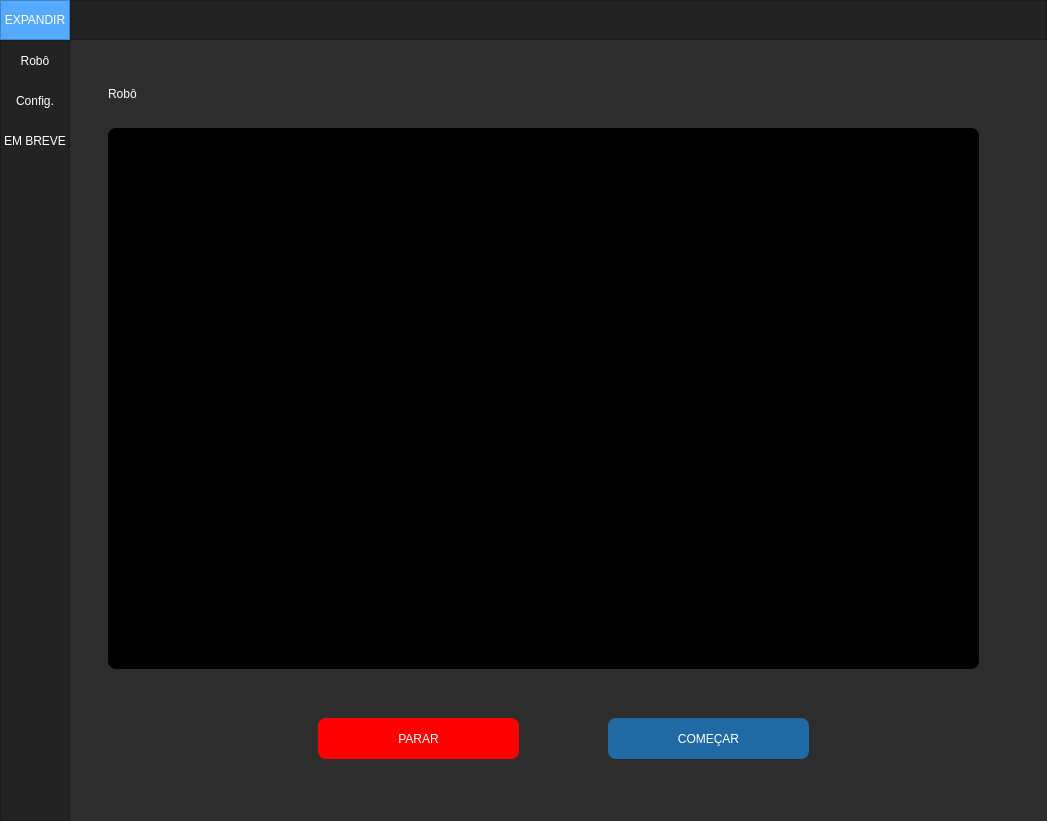
<?xml version="1.0" encoding="UTF-8"?>
<ui version="4.0">
 <class>MainWindow</class>
 <widget class="QMainWindow" name="MainWindow">
  <property name="geometry">
   <rect>
    <x>0</x>
    <y>0</y>
    <width>1047</width>
    <height>821</height>
   </rect>
  </property>
  <property name="minimumSize">
   <size>
    <width>1000</width>
    <height>500</height>
   </size>
  </property>
  <property name="windowTitle">
   <string>MainWindow</string>
  </property>
  <property name="styleSheet">
   <string notr="true">background-color: rgb(45, 45, 45);</string>
  </property>
  <widget class="QWidget" name="centralwidget">
   <layout class="QVBoxLayout" name="verticalLayout">
    <property name="spacing">
     <number>0</number>
    </property>
    <property name="leftMargin">
     <number>0</number>
    </property>
    <property name="topMargin">
     <number>0</number>
    </property>
    <property name="rightMargin">
     <number>0</number>
    </property>
    <property name="bottomMargin">
     <number>0</number>
    </property>
    <item>
     <widget class="QFrame" name="Top_Bar">
      <property name="maximumSize">
       <size>
        <width>16777215</width>
        <height>40</height>
       </size>
      </property>
      <property name="styleSheet">
       <string notr="true">background-color: rgb(35, 35, 35);</string>
      </property>
      <property name="frameShape">
       <enum>QFrame::NoFrame</enum>
      </property>
      <property name="frameShadow">
       <enum>QFrame::Raised</enum>
      </property>
      <layout class="QHBoxLayout" name="horizontalLayout">
       <property name="spacing">
        <number>0</number>
       </property>
       <property name="leftMargin">
        <number>0</number>
       </property>
       <property name="topMargin">
        <number>0</number>
       </property>
       <property name="rightMargin">
        <number>0</number>
       </property>
       <property name="bottomMargin">
        <number>0</number>
       </property>
       <item>
        <widget class="QFrame" name="frame_toggle">
         <property name="maximumSize">
          <size>
           <width>70</width>
           <height>40</height>
          </size>
         </property>
         <property name="styleSheet">
          <string notr="true">background-color: rgb(85, 170, 255);</string>
         </property>
         <property name="frameShape">
          <enum>QFrame::StyledPanel</enum>
         </property>
         <property name="frameShadow">
          <enum>QFrame::Raised</enum>
         </property>
         <layout class="QVBoxLayout" name="verticalLayout_2">
          <property name="spacing">
           <number>0</number>
          </property>
          <property name="leftMargin">
           <number>0</number>
          </property>
          <property name="topMargin">
           <number>0</number>
          </property>
          <property name="rightMargin">
           <number>0</number>
          </property>
          <property name="bottomMargin">
           <number>0</number>
          </property>
          <item>
           <widget class="QPushButton" name="Btn_Toggle">
            <property name="sizePolicy">
             <sizepolicy hsizetype="Expanding" vsizetype="Expanding">
              <horstretch>0</horstretch>
              <verstretch>0</verstretch>
             </sizepolicy>
            </property>
            <property name="styleSheet">
             <string notr="true">color: rgb(255, 255, 255);
border: 0px solid;</string>
            </property>
            <property name="text">
             <string>EXPANDIR</string>
            </property>
           </widget>
          </item>
         </layout>
        </widget>
       </item>
       <item>
        <widget class="QFrame" name="frame_top">
         <property name="frameShape">
          <enum>QFrame::StyledPanel</enum>
         </property>
         <property name="frameShadow">
          <enum>QFrame::Raised</enum>
         </property>
        </widget>
       </item>
      </layout>
     </widget>
    </item>
    <item>
     <widget class="QFrame" name="Content">
      <property name="frameShape">
       <enum>QFrame::NoFrame</enum>
      </property>
      <property name="frameShadow">
       <enum>QFrame::Raised</enum>
      </property>
      <layout class="QHBoxLayout" name="horizontalLayout_2">
       <property name="spacing">
        <number>0</number>
       </property>
       <property name="leftMargin">
        <number>0</number>
       </property>
       <property name="topMargin">
        <number>0</number>
       </property>
       <property name="rightMargin">
        <number>0</number>
       </property>
       <property name="bottomMargin">
        <number>0</number>
       </property>
       <item>
        <widget class="QFrame" name="frame_left_menu">
         <property name="minimumSize">
          <size>
           <width>70</width>
           <height>0</height>
          </size>
         </property>
         <property name="maximumSize">
          <size>
           <width>70</width>
           <height>16777215</height>
          </size>
         </property>
         <property name="styleSheet">
          <string notr="true">background-color: rgb(35, 35, 35);</string>
         </property>
         <property name="frameShape">
          <enum>QFrame::StyledPanel</enum>
         </property>
         <property name="frameShadow">
          <enum>QFrame::Raised</enum>
         </property>
         <layout class="QVBoxLayout" name="verticalLayout_3">
          <property name="leftMargin">
           <number>0</number>
          </property>
          <property name="topMargin">
           <number>0</number>
          </property>
          <property name="rightMargin">
           <number>0</number>
          </property>
          <property name="bottomMargin">
           <number>0</number>
          </property>
          <item alignment="Qt::AlignTop">
           <widget class="QFrame" name="frame_top_menus">
            <property name="frameShape">
             <enum>QFrame::NoFrame</enum>
            </property>
            <property name="frameShadow">
             <enum>QFrame::Raised</enum>
            </property>
            <layout class="QVBoxLayout" name="verticalLayout_4">
             <property name="spacing">
              <number>0</number>
             </property>
             <property name="leftMargin">
              <number>0</number>
             </property>
             <property name="topMargin">
              <number>0</number>
             </property>
             <property name="rightMargin">
              <number>0</number>
             </property>
             <property name="bottomMargin">
              <number>0</number>
             </property>
             <item>
              <widget class="QPushButton" name="btn_page_robo">
               <property name="minimumSize">
                <size>
                 <width>0</width>
                 <height>40</height>
                </size>
               </property>
               <property name="styleSheet">
                <string notr="true">QPushButton {
	color: rgb(255, 255, 255);
	background-color: rgb(35, 35, 35);
	border: 0px solid;
	font-size: 12px
}

QPushButton:hover {
	background-color: rgb(85, 170, 255);
}</string>
               </property>
               <property name="text">
                <string>Robô</string>
               </property>
              </widget>
             </item>
             <item>
              <widget class="QPushButton" name="btn_page_config">
               <property name="minimumSize">
                <size>
                 <width>0</width>
                 <height>40</height>
                </size>
               </property>
               <property name="styleSheet">
                <string notr="true">QPushButton {
	color: rgb(255, 255, 255);
	background-color: rgb(35, 35, 35);
	border: 0px solid;
font-size: 12px;
}
QPushButton:hover {
	background-color: rgb(85, 170, 255);
}</string>
               </property>
               <property name="text">
                <string>Config.</string>
               </property>
              </widget>
             </item>
             <item>
              <widget class="QPushButton" name="btn_page_3">
               <property name="minimumSize">
                <size>
                 <width>0</width>
                 <height>40</height>
                </size>
               </property>
               <property name="styleSheet">
                <string notr="true">QPushButton {
	color: rgb(255, 255, 255);
	background-color: rgb(35, 35, 35);
	border: 0px solid;
	font-size: 12px;
}
QPushButton:hover {
	background-color: rgb(85, 170, 255);
}</string>
               </property>
               <property name="text">
                <string>EM BREVE</string>
               </property>
              </widget>
             </item>
            </layout>
           </widget>
          </item>
         </layout>
        </widget>
       </item>
       <item>
        <widget class="QFrame" name="frame_pages">
         <property name="styleSheet">
          <string notr="true">border: none</string>
         </property>
         <property name="frameShape">
          <enum>QFrame::StyledPanel</enum>
         </property>
         <property name="frameShadow">
          <enum>QFrame::Raised</enum>
         </property>
         <layout class="QVBoxLayout" name="verticalLayout_5">
          <item>
           <widget class="QStackedWidget" name="stackedWidget">
            <property name="styleSheet">
             <string notr="true">border: none;</string>
            </property>
            <property name="currentIndex">
             <number>0</number>
            </property>
            <widget class="QWidget" name="page_robo">
             <layout class="QVBoxLayout" name="verticalLayout_7">
              <item>
               <widget class="QFrame" name="frame_2">
                <property name="frameShape">
                 <enum>QFrame::StyledPanel</enum>
                </property>
                <property name="frameShadow">
                 <enum>QFrame::Raised</enum>
                </property>
                <widget class="QLabel" name="label_3">
                 <property name="geometry">
                  <rect>
                   <x>20</x>
                   <y>10</y>
                   <width>71</width>
                   <height>51</height>
                  </rect>
                 </property>
                 <property name="styleSheet">
                  <string notr="true">font: 81 27px &quot;AirbnbCereal_W_XBd ExtBd&quot;;
color: #fff;</string>
                 </property>
                 <property name="text">
                  <string>Robô</string>
                 </property>
                </widget>
                <widget class="QTextEdit" name="page_robo_log_field">
                 <property name="geometry">
                  <rect>
                   <x>20</x>
                   <y>70</y>
                   <width>871</width>
                   <height>541</height>
                  </rect>
                 </property>
                 <property name="styleSheet">
                  <string notr="true">font: 81 12px&quot;AirbnbCereal_W_Light&quot;;
background: #000;
border: none;
border-radius: 8px;
color: #fff;</string>
                 </property>
                </widget>
                <widget class="QPushButton" name="page_robo_stop_button">
                 <property name="geometry">
                  <rect>
                   <x>230</x>
                   <y>660</y>
                   <width>201</width>
                   <height>41</height>
                  </rect>
                 </property>
                 <property name="styleSheet">
                  <string notr="true">color: #fff;
background: red;
border: none;
font: 81 14px&quot;AirbnbCereal_W_XBd ExtBd&quot;;
border-radius: 8px;
cursor: pointer;</string>
                 </property>
                 <property name="text">
                  <string>PARAR</string>
                 </property>
                </widget>
                <widget class="QPushButton" name="page_robo_start_button">
                 <property name="geometry">
                  <rect>
                   <x>520</x>
                   <y>660</y>
                   <width>201</width>
                   <height>41</height>
                  </rect>
                 </property>
                 <property name="styleSheet">
                  <string notr="true">color: #fff;
background: #1F6AA5;
border: none;
font: 81 14px&quot;AirbnbCereal_W_XBd ExtBd&quot;;
border-radius: 8px;
cursor: pointer;</string>
                 </property>
                 <property name="text">
                  <string>COMEÇAR</string>
                 </property>
                </widget>
               </widget>
              </item>
             </layout>
            </widget>
            <widget class="QWidget" name="page_config">
             <layout class="QVBoxLayout" name="verticalLayout_6">
              <item>
               <widget class="QFrame" name="frame">
                <property name="styleSheet">
                 <string notr="true">border: none</string>
                </property>
                <property name="frameShape">
                 <enum>QFrame::StyledPanel</enum>
                </property>
                <property name="frameShadow">
                 <enum>QFrame::Raised</enum>
                </property>
                <widget class="QLabel" name="label_2">
                 <property name="enabled">
                  <bool>true</bool>
                 </property>
                 <property name="geometry">
                  <rect>
                   <x>10</x>
                   <y>10</y>
                   <width>191</width>
                   <height>51</height>
                  </rect>
                 </property>
                 <property name="styleSheet">
                  <string notr="true">font: 81 27px &quot;AirbnbCereal_W_XBd ExtBd&quot;;
color: #fff;</string>
                 </property>
                 <property name="text">
                  <string>Configurações</string>
                 </property>
                </widget>
                <widget class="QPushButton" name="page_config_save_button">
                 <property name="geometry">
                  <rect>
                   <x>370</x>
                   <y>670</y>
                   <width>201</width>
                   <height>41</height>
                  </rect>
                 </property>
                 <property name="styleSheet">
                  <string notr="true">color: #fff;
background: #1F6AA5;
border: none;
font: 81 14px&quot;AirbnbCereal_W_XBd ExtBd&quot;;
border-radius: 8px;
cursor: pointer;</string>
                 </property>
                 <property name="text">
                  <string>SALVAR</string>
                 </property>
                </widget>
                <widget class="QPushButton" name="page_config_file_button">
                 <property name="geometry">
                  <rect>
                   <x>90</x>
                   <y>110</y>
                   <width>251</width>
                   <height>31</height>
                  </rect>
                 </property>
                 <property name="styleSheet">
                  <string notr="true">color: #fff;
background: #1F6AA5;
border: none;
font: 81 14px&quot;AirbnbCereal_W_Light&quot;;
border-radius: 8px;
cursor: pointer;</string>
                 </property>
                 <property name="text">
                  <string>Escolher o caminho para salvar</string>
                 </property>
                </widget>
                <widget class="QPushButton" name="page_config_effecti_button">
                 <property name="geometry">
                  <rect>
                   <x>600</x>
                   <y>110</y>
                   <width>251</width>
                   <height>31</height>
                  </rect>
                 </property>
                 <property name="styleSheet">
                  <string notr="true">color: #fff;
background: #1F6AA5;
border: none;
font: 81 14px&quot;AirbnbCereal_W_Light&quot;;
border-radius: 8px;
cursor: pointer;</string>
                 </property>
                 <property name="text">
                  <string>Escolher o arquivo HTML Effecti</string>
                 </property>
                </widget>
                <widget class="QLabel" name="label_4">
                 <property name="geometry">
                  <rect>
                   <x>200</x>
                   <y>90</y>
                   <width>41</width>
                   <height>16</height>
                  </rect>
                 </property>
                 <property name="styleSheet">
                  <string notr="true">color: #fff;
font: 81 14px&quot;AirbnbCereal_W_Light&quot;;
</string>
                 </property>
                 <property name="text">
                  <string>Pasta</string>
                 </property>
                </widget>
                <widget class="QLabel" name="label_5">
                 <property name="geometry">
                  <rect>
                   <x>690</x>
                   <y>90</y>
                   <width>91</width>
                   <height>20</height>
                  </rect>
                 </property>
                 <property name="styleSheet">
                  <string notr="true">color: #fff;
font: 81 14px&quot;AirbnbCereal_W_Light&quot;;
</string>
                 </property>
                 <property name="text">
                  <string>Arquivo HTML</string>
                 </property>
                </widget>
                <widget class="QPushButton" name="page_config_declaracao_button">
                 <property name="geometry">
                  <rect>
                   <x>90</x>
                   <y>220</y>
                   <width>251</width>
                   <height>31</height>
                  </rect>
                 </property>
                 <property name="styleSheet">
                  <string notr="true">color: #fff;
background: #1F6AA5;
border: none;
font: 81 14px&quot;AirbnbCereal_W_Light&quot;;
border-radius: 8px;
cursor: pointer;</string>
                 </property>
                 <property name="text">
                  <string>Escolher o arquivo de declaração</string>
                 </property>
                </widget>
                <widget class="QLabel" name="label_6">
                 <property name="geometry">
                  <rect>
                   <x>180</x>
                   <y>200</y>
                   <width>71</width>
                   <height>16</height>
                  </rect>
                 </property>
                 <property name="styleSheet">
                  <string notr="true">color: #fff;
font: 81 14px&quot;AirbnbCereal_W_Light&quot;;
</string>
                 </property>
                 <property name="text">
                  <string>Declaração</string>
                 </property>
                </widget>
                <widget class="QPushButton" name="page_config_proposta_button">
                 <property name="geometry">
                  <rect>
                   <x>600</x>
                   <y>220</y>
                   <width>251</width>
                   <height>31</height>
                  </rect>
                 </property>
                 <property name="styleSheet">
                  <string notr="true">color: #fff;
background: #1F6AA5;
border: none;
font: 81 14px&quot;AirbnbCereal_W_Light&quot;;
border-radius: 8px;
cursor: pointer;</string>
                 </property>
                 <property name="text">
                  <string>Escolher o arquivo da planilha</string>
                 </property>
                </widget>
                <widget class="QLabel" name="label_7">
                 <property name="geometry">
                  <rect>
                   <x>670</x>
                   <y>200</y>
                   <width>121</width>
                   <height>20</height>
                  </rect>
                 </property>
                 <property name="styleSheet">
                  <string notr="true">color: #fff;
font: 81 14px&quot;AirbnbCereal_W_Light&quot;;
</string>
                 </property>
                 <property name="text">
                  <string>Planilha de Proposta</string>
                 </property>
                </widget>
                <widget class="QTextEdit" name="page_config_log_field">
                 <property name="geometry">
                  <rect>
                   <x>90</x>
                   <y>300</y>
                   <width>761</width>
                   <height>301</height>
                  </rect>
                 </property>
                 <property name="styleSheet">
                  <string notr="true">background: #000;
color: #fff;
font: 81 12px&quot;AirbnbCereal_W_Light&quot;;
border-radius: 8px;
border: none</string>
                 </property>
                </widget>
               </widget>
              </item>
             </layout>
            </widget>
            <widget class="QWidget" name="page_3">
             <layout class="QVBoxLayout" name="verticalLayout_8">
              <item>
               <widget class="QLabel" name="label">
                <property name="font">
                 <font>
                  <pointsize>40</pointsize>
                 </font>
                </property>
                <property name="styleSheet">
                 <string notr="true">color: #FFF;</string>
                </property>
                <property name="text">
                 <string>EM BREVE</string>
                </property>
                <property name="alignment">
                 <set>Qt::AlignCenter</set>
                </property>
               </widget>
              </item>
             </layout>
            </widget>
           </widget>
          </item>
         </layout>
        </widget>
       </item>
      </layout>
     </widget>
    </item>
   </layout>
  </widget>
 </widget>
 <resources/>
 <connections/>
</ui>
